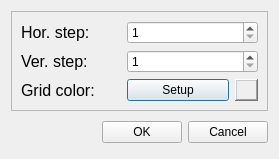
<?xml version="1.0" encoding="UTF-8"?>
<ui version="4.0">
 <class>GridSettingsDialog</class>
 <widget class="QDialog" name="GridSettingsDialog">
  <property name="geometry">
   <rect>
    <x>0</x>
    <y>0</y>
    <width>279</width>
    <height>154</height>
   </rect>
  </property>
  <property name="windowTitle">
   <string>Grid settings</string>
  </property>
  <layout class="QVBoxLayout" name="verticalLayout">
   <item>
    <widget class="QFrame" name="frame">
     <property name="frameShape">
      <enum>QFrame::StyledPanel</enum>
     </property>
     <property name="frameShadow">
      <enum>QFrame::Raised</enum>
     </property>
     <layout class="QFormLayout" name="formLayout">
      <item row="0" column="0">
       <widget class="QLabel" name="label">
        <property name="font">
         <font>
          <pointsize>12</pointsize>
         </font>
        </property>
        <property name="text">
         <string>Hor. step:</string>
        </property>
       </widget>
      </item>
      <item row="1" column="0">
       <widget class="QLabel" name="label_2">
        <property name="font">
         <font>
          <pointsize>12</pointsize>
         </font>
        </property>
        <property name="text">
         <string>Ver. step:</string>
        </property>
       </widget>
      </item>
      <item row="2" column="0">
       <widget class="QLabel" name="label_3">
        <property name="minimumSize">
         <size>
          <width>100</width>
          <height>0</height>
         </size>
        </property>
        <property name="font">
         <font>
          <pointsize>12</pointsize>
         </font>
        </property>
        <property name="text">
         <string>Grid color:</string>
        </property>
       </widget>
      </item>
      <item row="0" column="1">
       <widget class="QSpinBox" name="spinBox">
        <property name="minimum">
         <number>1</number>
        </property>
        <property name="maximum">
         <number>2147483647</number>
        </property>
       </widget>
      </item>
      <item row="1" column="1">
       <widget class="QSpinBox" name="spinBox_2">
        <property name="minimum">
         <number>1</number>
        </property>
        <property name="maximum">
         <number>2147483647</number>
        </property>
       </widget>
      </item>
      <item row="2" column="1">
       <widget class="QWidget" name="widget" native="true">
        <layout class="QHBoxLayout" name="horizontalLayout">
         <property name="margin">
          <number>0</number>
         </property>
         <item>
          <widget class="QPushButton" name="pushButton">
           <property name="text">
            <string>Setup</string>
           </property>
          </widget>
         </item>
         <item>
          <widget class="QFrame" name="colorPanel">
           <property name="maximumSize">
            <size>
             <width>23</width>
             <height>16777215</height>
            </size>
           </property>
           <property name="autoFillBackground">
            <bool>true</bool>
           </property>
           <property name="frameShape">
            <enum>QFrame::WinPanel</enum>
           </property>
           <property name="frameShadow">
            <enum>QFrame::Raised</enum>
           </property>
          </widget>
         </item>
        </layout>
       </widget>
      </item>
     </layout>
    </widget>
   </item>
   <item>
    <layout class="QHBoxLayout">
     <property name="spacing">
      <number>6</number>
     </property>
     <property name="margin">
      <number>0</number>
     </property>
     <item>
      <spacer>
       <property name="orientation">
        <enum>Qt::Horizontal</enum>
       </property>
       <property name="sizeHint" stdset="0">
        <size>
         <width>131</width>
         <height>31</height>
        </size>
       </property>
      </spacer>
     </item>
     <item>
      <widget class="QPushButton" name="okButton">
       <property name="text">
        <string>OK</string>
       </property>
      </widget>
     </item>
     <item>
      <widget class="QPushButton" name="cancelButton">
       <property name="text">
        <string>Cancel</string>
       </property>
      </widget>
     </item>
    </layout>
   </item>
  </layout>
 </widget>
 <resources/>
 <connections>
  <connection>
   <sender>okButton</sender>
   <signal>clicked()</signal>
   <receiver>GridSettingsDialog</receiver>
   <slot>accept()</slot>
   <hints>
    <hint type="sourcelabel">
     <x>278</x>
     <y>253</y>
    </hint>
    <hint type="destinationlabel">
     <x>96</x>
     <y>254</y>
    </hint>
   </hints>
  </connection>
  <connection>
   <sender>cancelButton</sender>
   <signal>clicked()</signal>
   <receiver>GridSettingsDialog</receiver>
   <slot>reject()</slot>
   <hints>
    <hint type="sourcelabel">
     <x>369</x>
     <y>253</y>
    </hint>
    <hint type="destinationlabel">
     <x>179</x>
     <y>282</y>
    </hint>
   </hints>
  </connection>
 </connections>
</ui>
